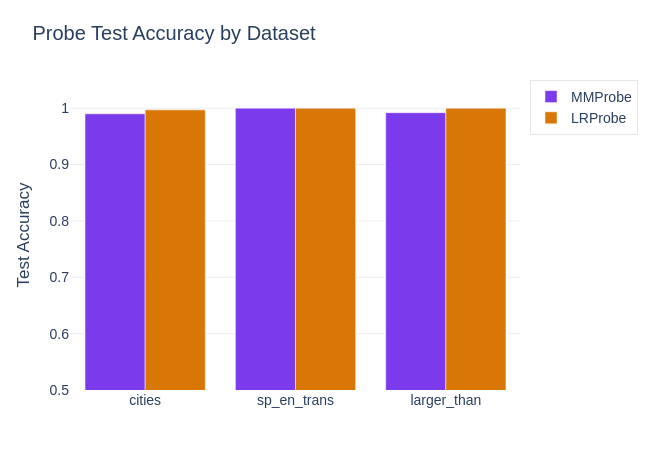

The notebook cell saved with this chart:
### Markdown cell above
# Train a LR Probe

### Code cell
class LRProbe(t.nn.Module):
    def __init__(self, d_in: int, scaler_mean: Tensor | None = None, scaler_scale: Tensor | None = None):
        super().__init__()
        self.net = t.nn.Sequential(t.nn.Linear(d_in, 1, bias=False), t.nn.Sigmoid())
        self.register_buffer("scaler_mean", scaler_mean)
        self.register_buffer("scaler_scale", scaler_scale)

    def _normalize(self, x: Float[Tensor, "n d_model"]) -> Float[Tensor, "n d_model"]:
        """Apply StandardScaler normalization if scaler parameters are available."""
        if self.scaler_mean is not None and self.scaler_scale is not None:
            return (x - self.scaler_mean) / self.scaler_scale
        return x

    def forward(self, x: Float[Tensor, "n d_model"]) -> Float[Tensor, " n"]:
        return self.net(self._normalize(x)).squeeze(-1)

    def pred(self, x: Float[Tensor, "n d_model"]) -> Float[Tensor, " n"]:
        return self(x).round()

    @property
    def direction(self) -> Float[Tensor, " d_model"]:
        return self.net[0].weight.data[0]

    @staticmethod
    def from_data(
        acts: Float[Tensor, "n d_model"],
        labels: Float[Tensor, " n"],
        C: float = 0.1,
        device: str = "cpu",
    ) -> "LRProbe":
        """
        Train an LR probe using sklearn's LogisticRegression with StandardScaler normalization.

        Args:
            acts: Activation matrix [n_samples, d_model].
            labels: Binary labels (1=true, 0=false).
            C: Inverse regularization strength (lower = stronger regularization).
                Default 0.1 (reg_coeff=10) matches the deception-detection paper's cfg.yaml.
                The repo class default is reg_coeff=1000 (C=0.001), which is stronger.
            device: Device to place the resulting probe on.
        """
        X = acts.cpu().float().numpy()
        y = labels.cpu().float().numpy()

        # Standardize features (zero mean, unit variance) before fitting, as in the paper
        scaler = StandardScaler()
        X_scaled = scaler.fit_transform(X)

        # fit_intercept=False: the paper fits on normalized data so the intercept is redundant
        lr_model = LogisticRegression(C=C, random_state=42, fit_intercept=False, max_iter=1000)
        lr_model.fit(X_scaled, y)

        # Build probe with scaler parameters baked in
        scaler_mean = t.tensor(scaler.mean_, dtype=t.float32)
        scaler_scale = t.tensor(scaler.scale_, dtype=t.float32)
        probe = LRProbe(acts.shape[-1], scaler_mean=scaler_mean, scaler_scale=scaler_scale).to(device)
        probe.net[0].weight.data[0] = t.tensor(lr_model.coef_[0], dtype=t.float32).to(device)

        return probe


lr_probe = LRProbe.from_data(train_acts["cities"], train_labels["cities"], device="cpu")

# Train accuracy
train_preds = lr_probe.pred(train_acts["cities"])
train_acc = (train_preds == train_labels["cities"]).float().mean().item()

# Test accuracy
test_preds = lr_probe.pred(test_acts["cities"])
test_acc = (test_preds == test_labels["cities"]).float().mean().item()

print("LRProbe on cities:")
print(f"  Train accuracy: {train_acc:.3f}")
print(f"  Test accuracy:  {test_acc:.3f}")
print(f"  Direction norm: {lr_probe.direction.norm().item():.3f}")
#assert test_acc >= 0.80, f"Test accuracy too low: {test_acc:.3f} (expected >= 0.90)"

# Compare directions
mm_dir = mm_probe.direction / mm_probe.direction.norm()
lr_dir = lr_probe.direction / lr_probe.direction.norm()
cos_sim = (mm_dir @ lr_dir).item()
print(f"\nCosine similarity between MM and LR directions: {cos_sim:.4f}")

# Compare both probes across all 3 datasets
results_rows = []
for name in DATASET_NAMES:
    mm_p = MMProbe.from_data(train_acts[name], train_labels[name])
    lr_p = LRProbe.from_data(train_acts[name], train_labels[name])

    mm_test_acc = (mm_p.pred(test_acts[name]) == test_labels[name]).float().mean().item()
    lr_test_acc = (lr_p.pred(test_acts[name]) == test_labels[name]).float().mean().item()
    results_rows.append({"Dataset": name, "MM Test Acc": f"{mm_test_acc:.3f}", "LR Test Acc": f"{lr_test_acc:.3f}"})

results_df = pd.DataFrame(results_rows)
print("\nProbe accuracy comparison across datasets:")
display(results_df)

# Bar chart
fig = go.Figure()
fig.add_trace(go.Bar(
    name="MMProbe",
    x=DATASET_NAMES,
    y=[float(r["MM Test Acc"]) for r in results_rows],
    marker_color=PLOT_COLORS["mm"],
))
fig.add_trace(go.Bar(
    name="LRProbe",
    x=DATASET_NAMES,
    y=[float(r["LR Test Acc"]) for r in results_rows],
    marker_color=PLOT_COLORS["lr"],
))
fig.update_layout(
    **PLOT_BASE,
    title="Probe Test Accuracy by Dataset",
    yaxis_title="Test Accuracy",
    yaxis_range=[0.5, 1.05],
    barmode="group",
    height=450,
    width=650,
)
fig.show()

### Figure 1 — Plotly figure (JSON) as saved in the notebook; plotly's stock layout.template omitted (floating-point values rounded to 4 significant figures)
{"data": [{"marker": {"color": "#7C3AED"}, "name": "MMProbe", "type": "bar", "x": ["cities", "sp_en_trans", "larger_than"], "y": [0.99, 1, 0.992]}, {"marker": {"color": "#D97706"}, "name": "LRProbe", "type": "bar", "x": ["cities", "sp_en_trans", "larger_than"], "y": [0.997, 1, 1]}], "layout": {"barmode": "group", "font": {"family": "Arial, sans-serif", "size": 14}, "height": 450, "legend": {"bgcolor": "rgba(255,255,255,0.8)", "bordercolor": "#E5E7EB", "borderwidth": 1}, "margin": {"b": 60, "l": 70, "r": 40, "t": 80}, "title": {"text": "Probe Test Accuracy by Dataset"}, "width": 650, "yaxis": {"range": [0.5, 1.05], "title": {"text": "Test Accuracy"}}}}
